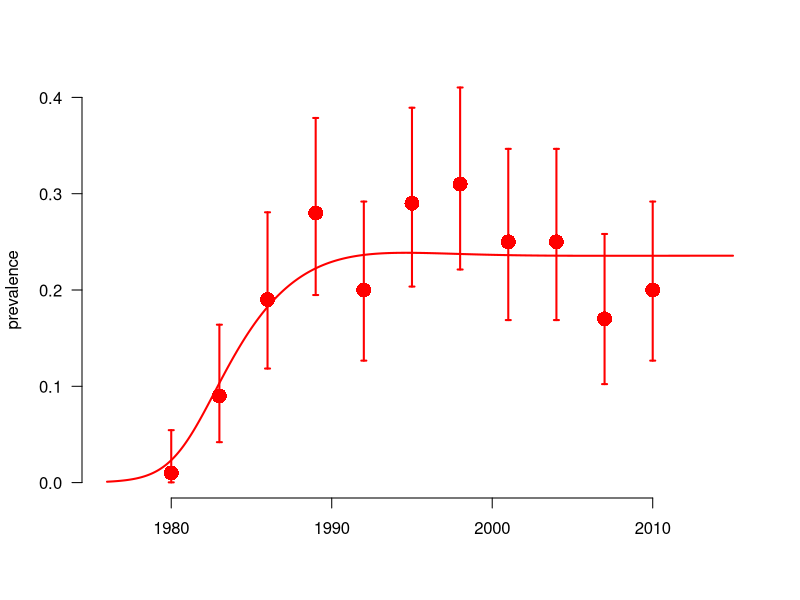
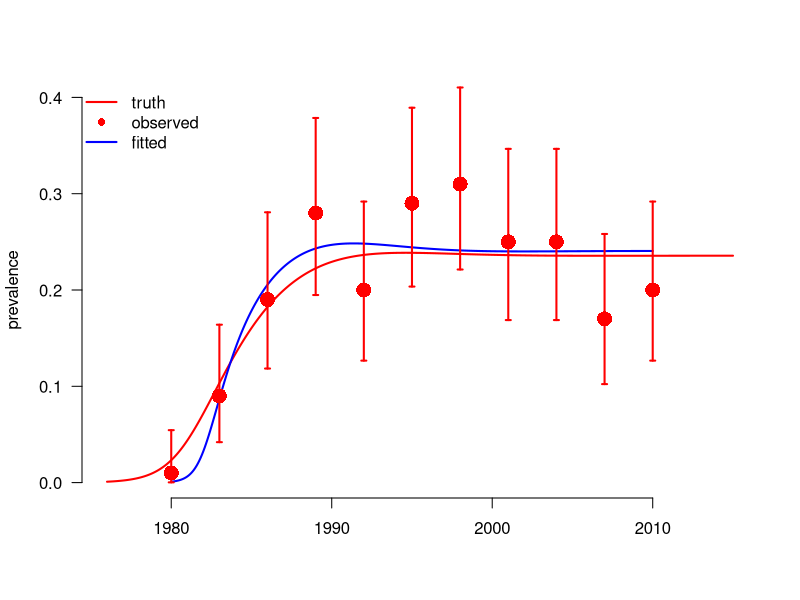
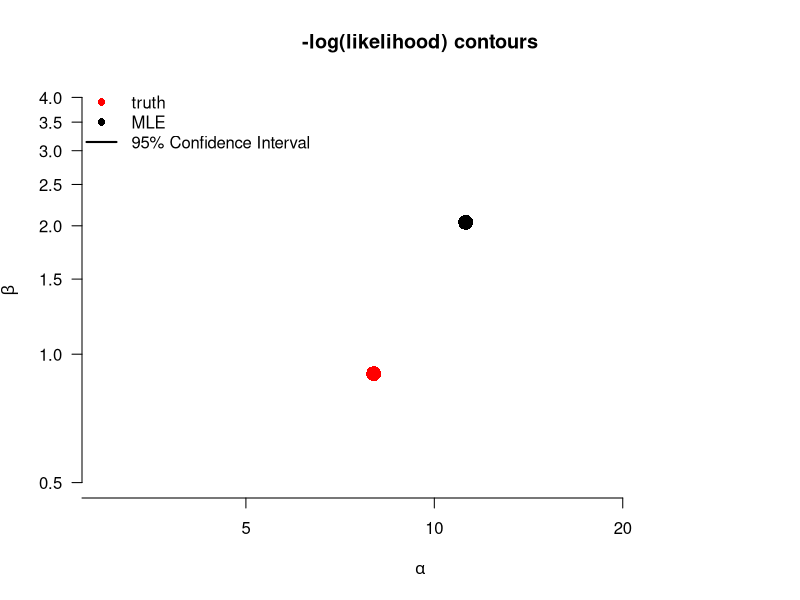
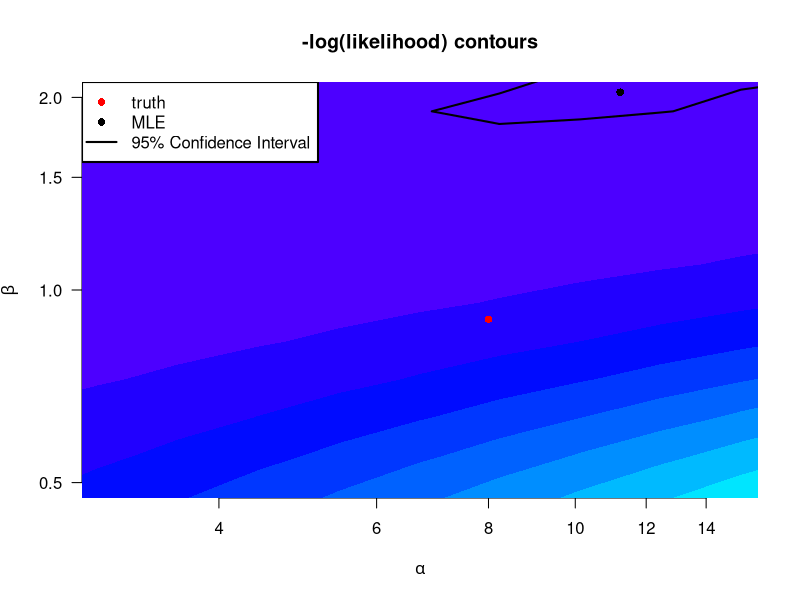

These figures' R source, in order:
## Introduction to Likelihood 2: Fitting an SI model to an HIV epidemic with Maximum Likelihood Estimation
## Steve Bellan 2015

## Meaningful Modeling of Epidemiologic Data, 2015 AIMS, Muizenberg

###################################################################### 

## By the end of this tutorial you should…

## * Understand how to simulate cross-sectional prevalence data around a simulated epidemic.
## * Calculate a binomial likelihood from these prevalence data and a fully specified epidemic model.
## * Use R's "optim" function to do multivariate optimization over transformed parameter space.
## * Understand the difference betweeen SANN and Nelder-Mead algorithms
## * Create 95% CI's and contours from the hessian matrix
## * Create 95% CI's and contours from profile likelihoods

require(boot); require(deSolve); require(ellipse);

## Function that makes a list of disease parameters with default values
disease_params <- function(Beta = 0.9
                           , alpha = 8 ## rate of beta decline with prevalence
                           , progRt = (1/10)*4 ## rate of of progression through each of the I classes, for 10 years total
                           , birthRt = .03 ## birth rate, 3% of people give birth per year
                           , deathRt = 1/60 ## 60 year natural life expectancy
                           )
    return(as.list(environment()))

disease_params()
disease_params(Beta = .2)

initPrev <- exp(-7) ## infected at start
init <- c(S=1, I1=initPrev, I2=0, I3=0, I4=0, CI = 0, CD = 0) ## modeling proportion of population
Is <- paste0('I',1:4) ## for easy indexing

## Define the SI ODE model. This model is equivalent to the model in HIV Spreadsheet #3. 
SImod <- function(tt, yy, parms) with(c(parms,as.list(yy)), {
    ## State variables are: S, I1, I2, I3, I4
    ## derived quantitties
    I <- I1+I2+I3+I4           ## total infecteds
    N <- I + S                 ## total population
    transmissionCoef <- Beta * exp(-alpha * I/N) ## Infectious contact rate
    ## state variable derivatives (ODE system)
    deriv <- rep(NA,7)
    deriv[1] <-	birthRt*N - deathRt*S - transmissionCoef*S*I/N ## Instantaneous rate of change: Susceptibles
    deriv[2] <-	transmissionCoef*S*I/N - progRt*I1 - deathRt*I1 ## Instantaneous rate of change: Infection class I1
    deriv[3] <-	progRt*I1 - progRt*I2 - deathRt*I2 ## Instantaneous rate of change:  Infection class I2
    deriv[4] <-	progRt*I2 - progRt*I3 - deathRt*I3 ## Instantaneous rate of change: Infection class I3 
    deriv[5] <-	progRt*I3 - progRt*I4 - deathRt*I4 ## Instantaneous rate of change: Infection class I4
    deriv[6] <-	transmissionCoef*S*I/N ## Instantaneous rate of change: Cumulative incidence
    deriv[7] <-	progRt*I4 ## Instantaneous rate of change: Cumulative mortality
    return(list(deriv))
})

## Function to run the deterministic model simulation, based on the ODE system defined in SImod().
simEpidemic <- function(init, tseq = seq(1980, 2010, by = 1/12), modFunction=SImod, parms = disease_params()) {
    simDat <- as.data.frame(lsoda(init, tseq, modFunction, parms=parms))
    simDat$I <- rowSums(simDat[, Is])
    simDat$N <- rowSums(simDat[, c('S',Is)])
    simDat$P <- with(simDat, I/N)
    return(simDat)
}

## Function to 'sample' the population:
## From a simulated epidemic, measure prevalence at several time points by performing
## cross-sectional samples of individuals at each time, testing them, and then calculating sample
## prevalence and associated binomial confidence intervals
sampleEpidemic <- function(simDat # Simulated data (produced by a call to simEpidemic()) representing the 'true' underlying epidemic trajectory
                           , sampleDates = seq(1980, 2010, by = 3) # Sample every 3 years from 1980 to 2010
                           , numSamp = rep(100, length(sampleDates)) # Number of individuals sampled at each time point
                           ) {
    prev_at_sample_times <- simDat[simDat$time %in% sampleDates, 'P']
    numPos <- rbinom(length(numSamp), numSamp, prev_at_sample_times)
    lci <- mapply(function(x,n) binom.test(x,n)$conf.int[1], x = numPos, n = numSamp)
    uci <- mapply(function(x,n) binom.test(x,n)$conf.int[2], x = numPos, n = numSamp)    
    return(data.frame(time = sampleDates, numPos, numSamp, sampPrev =  numPos/numSamp,
                      lci = lci, uci = uci))
}

## Run system of ODEs for "true" parameter values
trueParms <- disease_params() # Default model parameters are defined in lines 20-26
simDat <- simEpidemic(init, tseq = seq(1976, 2015, by = 1/12), parms = trueParms) # Simulated epidemic (underlying process)

par(bty='n', lwd = 2)
# Plot simulated prevalence through time:
with(simDat, plot(time, P, xlab = '', ylab = 'prevalence', type = 'l', ylim = c(0,.4), col='red', las = 1))
## Take cross-sectional sample of individuals to get prevalence estimates at multiple time points:
set.seed(1) # Initiate the random number generator (so everyone's simulation looks the same)
myDat <- sampleEpidemic(simDat) # Simulate data from the sampling process (function defined above)
points(myDat$time, myDat$sampPrev, col = 'red', pch = 16, cex = 2) # Plot sample prevalence at each time point
arrows(myDat$time, myDat$uci, myDat$time, myDat$lci, col = 'red', len = .025, angle = 90, code = 3) # Plot 95% CI's around the sample prevalences

## To start, we need to write a -log likelihood function that gives the probability that a given parameter set
## (Beta, alpha values) would generate the observed data. Remember that we are assuming that there is some
## true underlying epidemic curve that is deterministic and the data we observe are only noisy
## because of sampling/observation error (not because the underying curve is also
## noisy--i.e. process error--which would be particularly likely for epidemics in small populations).

## We assume binomial sampling errors. So we can write the -log-likelihood as the probability of
## observing the observed number positive out of each sample if the prevalence is the value generated by
## a model parameterized by a given set of parameters:

nllikelihood <- function(parms = disease_params(), obsDat=myDat) {
    simDat <- simEpidemic(init, parms=parms)
    ## What are the rows from our simulation at which we have observed data?
    matchedTimes <- simDat$time %in% obsDat$time
    nlls <- -dbinom(obsDat$numPos, obsDat$numSamp, prob = simDat$P[matchedTimes], log = T)
    return(sum(nlls))
}
nllikelihood(trueParms) ## loglikelihood of the true parameters (which we usually never know)
nllikelihood(disease_params(Beta = 3, alpha = 1))  ## vs some random guessed parameters

## First look up how optim() works. The more you read through the help
## file the easier this will be!!! In particular make sure you understand that
## the first argument of optim must be the initial values of the parameters to
## be fitted (i.e. Beta & alpha) and that any other parameters to be fixed are
## given as additional arguments (in the helpfile under "...")
?optim

## Since we need to be able to easily separate fitted and fixed parameters,
## let's make a function that takes fitted and fixed parameters together and
## puts them back in a parameter list (similar to the output of
## disease_params()). We also want it to be able to take logged parameter values
## and unlog them automatically back into the parameter list, so that we can fit
## on a log scale, but run our model with the unlogged values.
subsParms <- function(fit.params, fixed.params=disease_params())
    within(fixed.params, {
        loggedParms <- names(fit.params)[grepl('log_', names(fit.params))]
        unloggedParms <- names(fit.params)[!grepl('log_', names(fit.params))]        
        for(nm in unloggedParms) assign(nm, as.numeric(fit.params[nm]))
        for(nm in loggedParms) assign(gsub('log_','',nm), exp(as.numeric(fit.params[nm])))
        rm(nm, loggedParms, unloggedParms)
    })
guess.params <- c(log_Beta = log(5), log_alpha = log(8))
subsParms(guess.params, disease_params())

## Make likelihood a function of fixed and fitted parameters.
objFXN <- function(fit.params ## paramters to fit
                   , fixed.params =disease_params() ## fixed paramters
                   , obsDat=myDat) {
    parms <- subsParms(fit.params, fixed.params)
    nllikelihood(parms, obsDat = obsDat) ## then call likelihood
}
objFXN(guess.params, disease_params())

## Select initial values for fitted parameters from which optimization routine
## will start. If you select bad initial values the algorithm can get stuck on a
## bad set of parameters. You can always try the true values as a starting point
## for this problem, although that's rarely possible in real problems.

init.pars <- c(log_alpha = log(30), log_Beta = log(.1))
## We will start with SANN optimization since it is stochastic and therefore
## less likely to get stuck in a local minima. But then finish with Nelder-Mead
## optimization which is much faster.

###  NOTE: for trace >0 you see more progress report, bigger numbers show more
###  update
trace <- 3

## SANN: This is stochastic, be CAREFUL sometimes it gets stuck at local minima
## for unreasonble parameters. If you see this happen, run it again!
optim.vals <- optim(par = init.pars
                    , objFXN
                    , fixed.params = disease_params()
                    , obsDat = myDat
                    , control = list(trace = trace, maxit = 150)
                    , method = "SANN")
exp(optim.vals$par)
trueParms[c('alpha','Beta')]

## Normally we use SANN first and then follow with Nelder-Mead since SANN is stochastic and will
## make sure to help you be sure that you aren't at local minima. We feed the last parameters of
## SANN in as the first values of Nelder-Mead
optim.vals <- optim(par = optim.vals$par
                    , objFXN
                    , fixed.params = disease_params()
                    , obsDat = myDat
                    , control = list(trace = trace, maxit = 800, reltol = 10^-7)
                    , method = "Nelder-Mead"
                    , hessian = T)
optim.vals
MLEfits <- optim.vals$par
trueParms[c('alpha','Beta')]
exp(MLEfits)

log_alpha.fit <- MLEfits["log_alpha"]
log_Beta.fit <- MLEfits["log_Beta"]

## Look at the output of optim. Understand what it means. Did the algorithm
## converge? Look at ?optim to understand it.

## Plot MLE fit time series
par(bty='n', lwd = 2, las = 1)
with(simDat, plot(time, P, xlab = '', ylab = 'prevalence', type = 'l', ylim = c(0,.4), col='red'))
fitDat <- simEpidemic(init, parms = subsParms(optim.vals$par, trueParms))
with(fitDat, lines(time, P, col='blue'))
points(myDat$time, myDat$sampPrev, col = 'red', pch = 16, cex = 2)
arrows(myDat$time, myDat$uci, myDat$time, myDat$lci, col = 'red', len = .025, angle = 90, code = 3)
legend("topleft", c('truth', 'observed', 'fitted'), lty = c(1, NA, 1), pch = c(NA,16, NA),
       col = c('red', 'red', 'blue'), bty = 'n')

######################################################################
## Contour plots with the hessian

## The Hessian matrix gives you the curvature of the likelihood function at the maximum likelihood estimate. In other words, it tells you the second derivative around that point which can be used to estimate the covariance variance matrix of the maximum likelihood estimate of parameters. This estimate of the covariant strength matrix is  known as the Fisher information matrix and can be obtained by inverting the negative of the Hessian.
fisherInfMatrix <- solve(optim.vals$hessian)
## we can then plot
plot(1,1, type = 'n', log = 'xy',
     ## xlim = range(alpha.seq), ylim = range(Beta.seq),
     xlim = c(3,30), ylim = c(.5,4),
     las = 1,
     xlab = expression(alpha), ylab = expression(beta),
        main = "-log(likelihood) contours", bty = "n")
## Add true parameter values to the plot
with(trueParms, points(alpha, Beta, pch = 16, cex = 2, col = 'red'))
## Add MLE to the plot
points(exp(MLEfits['log_alpha']), exp(MLEfits['log_Beta']), pch = 16, cex = 2, col = 'black')
##  at 95% contour ellipse
lines(exp(ellipse(fisherInfMatrix[2:1,2:1], centre = MLEfits[2:1], level = .95)))
##      col = makeTransparent(propDistCol,150), lwd = 4)
legend("topleft", c('truth', 'MLE', '95% Confidence Interval'), lty = c(NA, NA, 1), pch = c(16,16, NA),
       col = c('red', 'black', 'black'), bg='white', bty = 'n')

######################################################################
## Contour plots with likelihood profiles
######################################################################
## With all other parameters fixed to their initial values, lets look at a
## contour likelihood plot over Beta and alpha.  To do this we write wrapper
## functions of log_Beta and log_alpha to feed to outer() and then
## contour(). This is confusing so make sure you understand every function.

## This function simply takes values log_Beta and log_alpha and feeds them into
## objFXN above as a single variable called logpars, you'll see why this is
## useful below.
objXBeta_alpha <- function(Beta, alpha, fixed.params = disease_params(), browse=F)
    objFXN(fit.params = c(log_Beta = log(Beta), log_alpha = log(alpha))
               , fixed.params = fixed.params)

## Now instead of giving a single argument on the log scale we give 2
## on the untransformed scale.
objFXN(c(log_Beta = log(25), log_alpha = log(1/5)))
objXBeta_alpha(25, 1/5)

## If we try to give this function multiple values of R0 or gamma,
## however, it gets confused and only analyzes the first one.
objXBeta_alpha(c(25:30), c(1/5:8))

## So we "Vectorize" this function so it can take in vectors of the parameters
## and return the output. objXBeta_alphaVEC then calls on objXBeta_alpha() to
## take xx,yy as pairwise values and objXBeta_alpha() for all pairs
objXBeta_alphaVEC <- Vectorize(objXBeta_alpha, list("Beta","alpha"))

## Task 4: Explain how the following three lines are related.
objXBeta_alpha(25, 1/5)
objXBeta_alpha(26, 1/6)
objXBeta_alphaVEC(c(25:26), c(1/5,1/6))

## Now we use the R function outer() to evaluate objXBeta_alphaVEC() over a grid
## of {R0, gamma} combinations. This can take a long time because we have to do
## res^2 evaluations of nll.fn(), and recall that each time we do this we are
## running lsoda() inside nll.fn()

## Grid resolution resXres, increasing it makes contours smoother but takes a lot longer
res <- 30

## Now create a sequence of Beta values for the grid
## let's have the sequence be spaced arouund that
Beta.seq <- exp(seq(log_Beta.fit-2, log_Beta.fit + 2, l = res))
Beta.seq

## Now create a sequence of alpha values for the grid

alpha.seq <- exp(seq(log_alpha.fit-3, log_alpha.fit+3, l = res))
alpha.seq

## The function outer() now evaluates objXBeta_alphaVEC on this grid. ?outer
mat <- outer(Beta.seq, alpha.seq, objXBeta_alphaVEC) # this can take a long time

## Make a contour plot that shows the confidence intervals in red.  Likelihood
## Ratio Test confidence intervals uses chi squared distribution cutoff with
## degrees of freedom 2 (2 parameters)
ml.val <- optim.vals$value
conf.cutoff <- ml.val + qchisq(.95,2)/2

## Show likelihood contours
plot(1,1, type = 'n', log = 'xy',
     ## xlim = range(alpha.seq), ylim = range(Beta.seq),
     xlim = c(3,15), ylim = c(.5,2), 
     xlab = expression(alpha), ylab = expression(beta),
        main = "-log(likelihood) contours", bty = "n")
.filled.contour(alpha.seq, Beta.seq, mat, levels = seq(min(mat), max(mat), l=20), col = topo.colors(20))
## Add red contour for 95% CI
contour(alpha.seq, Beta.seq, mat, levels = c(conf.cutoff),
        col = "black", lwd = 2, labels = "", labcex = .2, add = T)
## Add MLE to the plot
points(exp(log_alpha.fit), exp(log_Beta.fit), pch = 16, cex = 1, col = 'black')
## Add true parameter values to the plot
with(trueParms, points(alpha, Beta, pch = 16, cex = 1, col = 'red'))
legend("topleft", c('truth', 'MLE', '95% Confidence Interval'), lty = c(NA, NA, 1), pch = c(16,16, NA),
       col = c('red', 'black', 'black'), bg='white')

lines(exp(ellipse(optim.vals$hessian, centre = optim.vals$par, level = .95)))
# FINISH THIS, STEVE!!!
